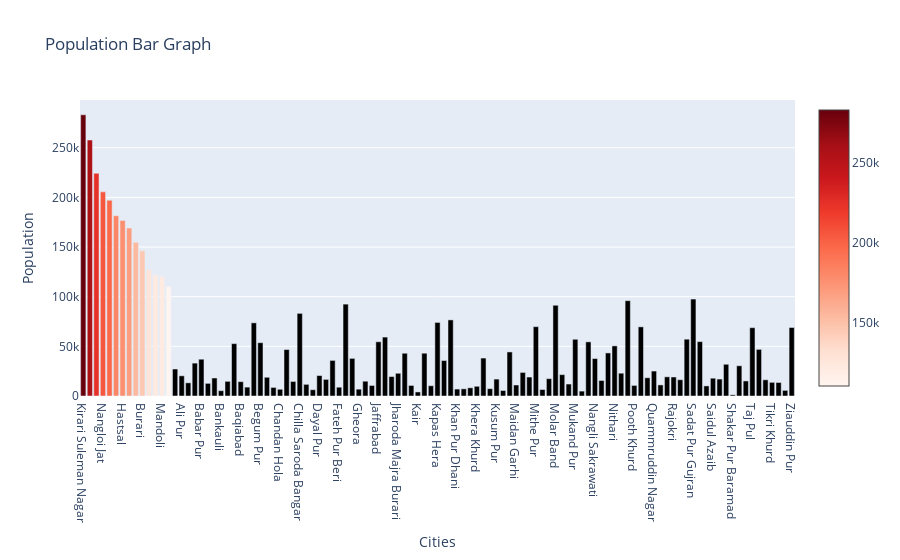

The notebook cell this image was saved under:
### Code cell
# Create a bar graph
fig = go.Figure(data=go.Bar(
        x=df['City'],  # Set city names as x-axis labels
        y=df['Populations'],  # Set population values as y-axis values
        marker=dict(color=df2['Populations'], colorscale='Reds', showscale=True),  # Set color scale based on population
    ))

# Customize layout
fig.update_layout(
    title='Population Bar Graph',  # Set title
    xaxis=dict(title='Cities'),  # Set x-axis label
    yaxis=dict(title='Population'),  # Set y-axis label
)

# Show the plot
fig.show()

### Figure 1 — Plotly figure (JSON) as saved in the notebook; plotly's stock layout.template omitted (floating-point values rounded to 4 significant figures)
{"data": [{"marker": {"color": [283211, 257803, 224281, 205596, 197148, 181554, 176877, 169122, 154791, 146190, 127167, 121870, 120417, 110351], "colorscale": [[0, "rgb(255,245,240)"], [0.125, "rgb(254,224,210)"], [0.25, "rgb(252,187,161)"], [0.375, "rgb(252,146,114)"], [0.5, "rgb(251,106,74)"], [0.625, "rgb(239,59,44)"], [0.75, "rgb(203,24,29)"], [0.875, "rgb(165,15,21)"], [1, "rgb(103,0,13)"]], "showscale": true}, "type": "bar", "x": ["Kirari Suleman Nagar", "NDMC", "Karawal Nagar", "Nangloi Jat", "Bhalswa Jahangir Pur", "Sultan Pur Majra", "Hastsal", "Deoli", "Dallo Pura", "Burari", "Mustafabad", "Gokal Pur", "Mandoli", "Delhi Cantonment", "Aali", "Ali Pur", "Asola", "Aya Nagar", "Babar Pur", "Bakhtawar Pur", "Bakkar Wala", "Bankauli", "Bankner", "Bapraula", "Baqiabad", "Barwala", "Bawana", "Begum Pur", "Bhati", "Bhor Garh", "Chandan Hola", "Chattar Pur", "Chhawala", "Chilla Saroda Bangar", "Chilla Saroda Khadar", "Darya Pur Kalan", "Dayal Pur", "Dera Mandi", "Dindar Pur", "Fateh Pur Beri", "Gharoli", "Gharonda Neemka Bangar alias Patpar Ganj", "Gheora", "Ghitorni", "Ibrahim Pur", "Jaffrabad", "Jait Pur", "Jharoda Kalan", "Jharoda Majra Burari", "Jiwan Pur alias Johri Pur", "Jona Pur", "Kair", "Kamal Pur Majra Burari", "Kanjhawala", "Kapas Hera", "Karala", "Khajoori Khas", "Khan Pur Dhani", "Khera", "Khera Kalan", "Khera Khurd", "Kondli", "Kotla Mahigiran", "Kusum Pur", "Lad Pur", "Libas Pur", "Maidan Garhi", "Malik Pur Kohi alias Rang Puri", "Mir Pur Turk", "Mithe Pur", "Mitraon", "Mohammad Pur Majri", "Molar Band", "Moradabad Pahari", "Mubarak Pur Dabas", "Mukand Pur", "Mukhmel Pur", "Mundka", "Nangli Sakrawati", "Neb Sarai", "Nilothi", "Nithari", "Pehlad Pur Bangar", "Pooth Kalan", "Pooth Khurd", "Pul Pehlad", "Qadi Pur", "Quammruddin Nagar", "Raj Pur Khurd", "Raja Pur Khurd", "Rajokri", "Rani Khera", "Roshan Pura alias Dichaon Khurd", "Sadat Pur Gujran", "Sahibabad Daulat Pur", "Saidabad", "Saidul Azaib", "Sambhalka", "Shafi Pur Ranhola", "Shakar Pur Baramad", "Siras Pur", "Sultan Pur", "Taj Pul", "Tigri", "Tikri Kalan", "Tikri Khurd", "Tilang Pur Kotla", "Tukhmir Pur", "Ziauddin Pur"], "y": [283211, 257803, 224281, 205596, 197148, 181554, 176877, 169122, 154791, 146190, 127167, 121870, 120417, 110351, 27169, 20332, 13275, 33123, 37058, 12716, 18122, 5339, 14788, 52744, 14429, 8948, 73680, 53682, 18864, 8627, 6780, 46776, 14662, 83217, 11743, 6310, 20589, 16725, 35856, 8861, 92540, 37876, 6876, 14893, 10614, 54601, 59330, 19578, 22878, 43054, 10635, 4074, 43086, 10331, 74073, 35730, 76640, 6994, 7220, 8252, 9777, 38207, 7376, 17028, 5529, 44375, 11111, 23726, 19098, 69837, 6512, 17462, 91402, 21502, 12043, 57135, 4931, 54541, 37706, 15640, 43371, 50464, 22968, 96002, 10654, 69657, 18369, 25126, 11161, 19312, 19148, 16402, 57217, 97641, 54773, 10168, 17914, 17076, 31944, 1178, 30445, 15160, 68796, 46974, 16313, 13772, 13614, 5658, 68993]}], "layout": {"title": {"text": "Population Bar Graph"}, "xaxis": {"title": {"text": "Cities"}}, "yaxis": {"title": {"text": "Population"}}}}
